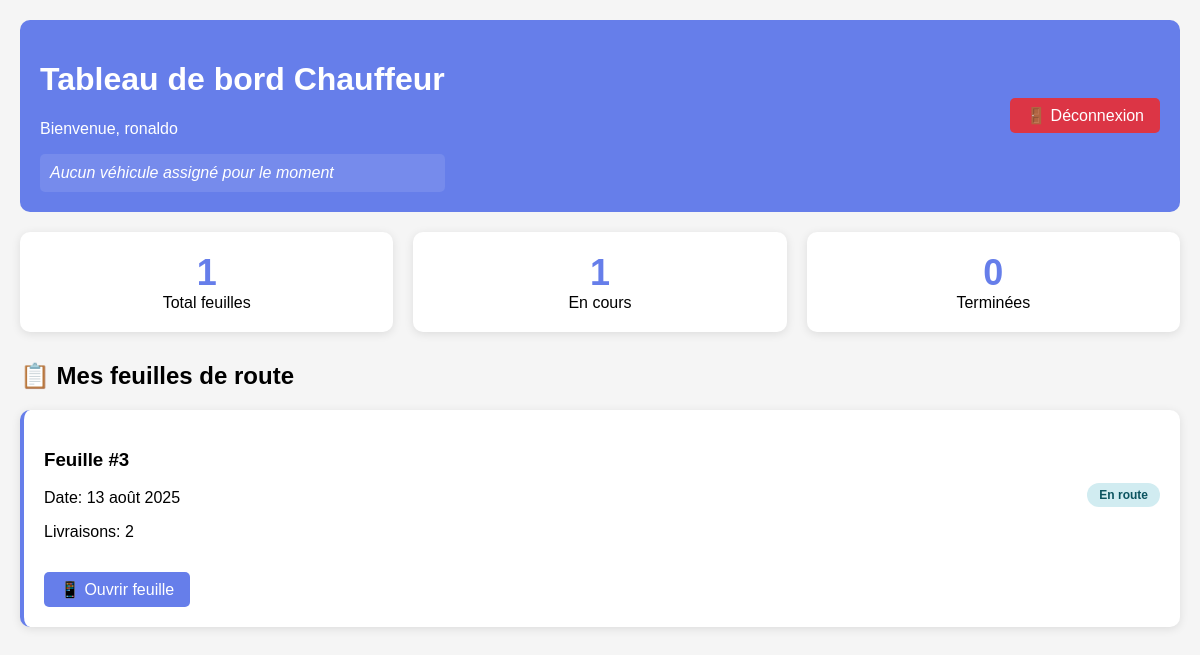
/chauffeur/ (signed in), run on an earlier commit of the app's database.
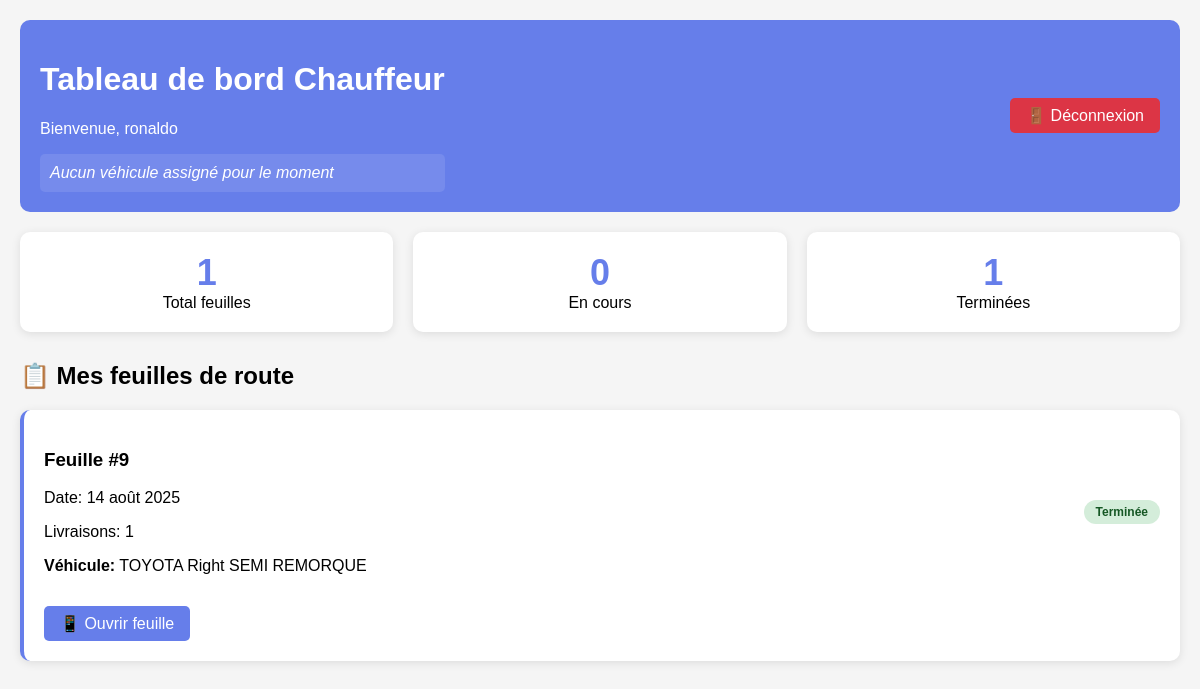
And on a later commit of the database.
### livraison/models.py (models this page shows, shortened)
class FeuilleDeRoute(models.Model):
    chauffeur = models.ForeignKey(Chauffeur, on_delete=models.CASCADE, verbose_name="Chauffeur")
    vehicule = models.ForeignKey(Vehicule, on_delete=models.SET_NULL, null=True, blank=True, verbose_name="Véhicule assigné")
    date_creation = models.DateField(auto_now_add=True, verbose_name="Date de création")
    date_route = models.DateField(null=True, blank=True, verbose_name="Date de route")
    statut = models.CharField(max_length=20, choices=STATUTS_FEUILLE, default='planifie', verbose_name="Statut")
    token = models.UUIDField(default=uuid.uuid4, editable=False, unique=True)
    qr_code = models.ImageField(upload_to='qr_codes/', blank=True, null=True, verbose_name="QR Code")
    observations_chauffeur = models.TextField(blank=True, verbose_name="Observations du chauffeur")
    date_observations = models.DateTimeField(blank=True, null=True, verbose_name="Date des observations")
    last_latitude = models.DecimalField(max_digits=9, decimal_places=6, null=True, blank=True, verbose_name="Latitude")
    last_longitude = models.DecimalField(max_digits=9, decimal_places=6, null=True, blank=True, verbose_name="Longitude")
    last_position_at = models.DateTimeField(null=True, blank=True, verbose_name="Dernière position")
    class Meta:
        verbose_name = "Feuille de route"
        verbose_name_plural = "Feuilles de route"

class Vehicule(models.Model):
    nom = models.CharField(max_length=100, verbose_name="Nom du véhicule")
    marque = models.CharField(max_length=50, verbose_name="Marque")
    modele = models.CharField(max_length=50, verbose_name="Modèle")
    immatriculation = models.CharField(max_length=20, unique=True, verbose_name="Immatriculation")
    annee = models.PositiveIntegerField(blank=True, null=True, verbose_name="Année")
    couleur = models.CharField(max_length=30, blank=True, verbose_name="Couleur")
    capacite = models.CharField(max_length=50, blank=True, verbose_name="Capacité")
    actif = models.BooleanField(default=True, verbose_name="Véhicule actif")
    date_creation = models.DateTimeField(auto_now_add=True, verbose_name="Date de création")
    notes = models.TextField(blank=True, verbose_name="Notes")
    class Meta:
        verbose_name = "Véhicule"
        verbose_name_plural = "Véhicules"
        ordering = ['marque', 'modele']

### chauffeur/views.py (the view)
# urls.py: path('', views.chauffeur_dashboard, name='dashboard'),
@login_required
def chauffeur_dashboard(request):
    try:
        chauffeur = Chauffeur.objects.get(user=request.user)
    except Chauffeur.DoesNotExist:
        messages.error(request, 'Vous n\'êtes pas un chauffeur autorisé.')
        return redirect('chauffeur:login')
    feuilles = FeuilleDeRoute.objects.filter(chauffeur=chauffeur).select_related('vehicule').order_by('-date_route', '-date_creation')
    total_feuilles = feuilles.count()
    feuilles_en_cours = feuilles.filter(statut='en_route').count()
    feuilles_terminees = feuilles.filter(statut='terminee').count()
    vehicule_actuel = None
    for feuille in feuilles:
        if feuille.vehicule and feuille.statut in ['planifie', 'en_route']:
            vehicule_actuel = feuille.vehicule
            break
    context = {
        'chauffeur': chauffeur,
        'feuilles': feuilles,
        'vehicule_actuel': vehicule_actuel,
        'total_feuilles': total_feuilles,
        'feuilles_en_cours': feuilles_en_cours,
        'feuilles_terminees': feuilles_terminees,
    }
    return render(request, 'chauffeur/dashboard.html', context)

### templates/chauffeur/dashboard.html (shortened to what this page needs)
<!DOCTYPE html>
<html lang="fr">
<head>
</head>
<body>
    <div class="container">
        <div class="header">
            <div>
                <h1> Tableau de bord Chauffeur</h1>
                <p>Bienvenue, {{ chauffeur.user.get_full_name|default:chauffeur.user.username }}</p>
                {% if vehicule_actuel %}
                    <div class="vehicule-info">
                        <strong>🚗 Véhicule assigné:</strong><br>
                        <strong>Nom:</strong> {{ vehicule_actuel.nom }}<br>
                        <strong>Marque:</strong> {{ vehicule_actuel.marque }}<br>
                        <strong>Modèle:</strong> {{ vehicule_actuel.modele }}<br>
                        <strong>Immatriculation:</strong> {{ vehicule_actuel.immatriculation }}
                    </div>
                {% else %}
                    <div class="vehicule-info">
                        <em>Aucun véhicule assigné pour le moment</em>
                    </div>
                {% endif %}
            </div>
            <a href="{% url 'chauffeur:logout' %}" class="btn btn-logout">🚪 Déconnexion</a>
        </div>
        <div class="stats">
            <div class="stat-card">
                <div class="stat-number">{{ total_feuilles }}</div>
                <div>Total feuilles</div>
            </div>
            <div class="stat-card">
                <div class="stat-number">{{ feuilles_en_cours }}</div>
                <div>En cours</div>
            </div>
            <div class="stat-card">
                <div class="stat-number">{{ feuilles_terminees }}</div>
                <div>Terminées</div>
            </div>
        </div>
        <h2>📋 Mes feuilles de route</h2>
        {% if feuilles %}
            <div class="feuilles-grid">
                {% for feuille in feuilles %}
                    <div class="feuille-card">
                        <div class="feuille-header">
                            <div>
                                <h3>Feuille #{{ feuille.id }}</h3>
                                <p>Date: {{ feuille.date_route|default:feuille.date_creation }}</p>
                                <p>Livraisons: {{ feuille.livraisons.count }}</p>
                                {% if feuille.vehicule %}
                                    <p><strong>Véhicule:</strong> {{ feuille.vehicule.marque }} {{ feuille.vehicule.modele }}</p>
                                {% endif %}
                            </div>
                            <div>
                                <span class="status-badge status-{{ feuille.statut }}">
                                    {{ feuille.get_statut_display }}
                                </span>
                            </div>
                        </div>
                        <a href="{% url 'chauffeur:feuille_detail' feuille.id %}" class="btn">
                            📱 Ouvrir feuille
                        </a>
                    </div>
                {% endfor %}
            </div>
        {% else %}
            <div class="empty-message">
                <h3>📭 Aucune feuille de route</h3>
                <p>Vous n'avez pas encore de feuilles de route assignées.</p>
            </div>
        {% endif %}
    </div>
</body>
</html>

What changed in the data, as far as the page shows it:
removed FeuilleDeRoute: id "3", date_route "13 août 2025", livraisons.count "2", statut "En route"
added FeuilleDeRoute: id "9", date_route "14 août 2025", livraisons.count "1", vehicule.marque "TOYOTA Right", vehicule.modele "SEMI REMORQUE", statut "Terminée"
Also different on the page:
{{ feuilles_en_cours }}: "1" → "0"
{{ feuilles_terminees }}: "0" → "1"
